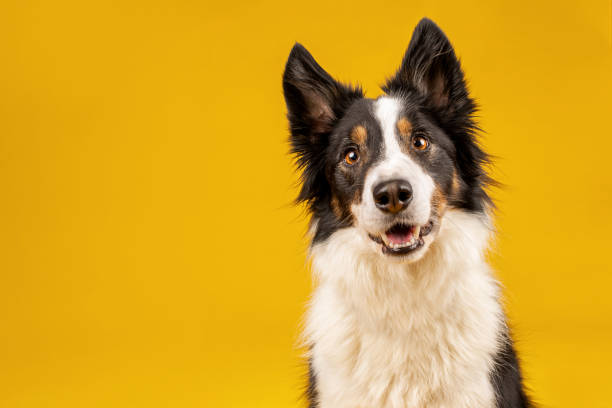
#> input picture test_folder/dog.jpg, 612 x 408 px, found by its file name
$ python 4_conventions.py
#> lines starting #> are read from the running program, lines starting #| are printed output that depends on the picture
import cv2
img = cv2.imread("c:/opencv/test_folder/dog.jpg")
#> img is the input picture: shape (408, 612, 3); mean B, G, R 40.1, 164.2, 213.3
print(img.shape)
#| (408, 612, 3)
width = 300
height = 400
dim= (width,height)
croped_img = img[0:200,200:300]
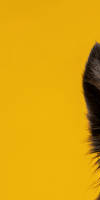
#> croped_img: shape (200, 100, 3); mean B, G, R 11.8, 164.9, 220.6
print(croped_img.shape)
#| (200, 100, 3)
resized_image = cv2.resize(img,dim)
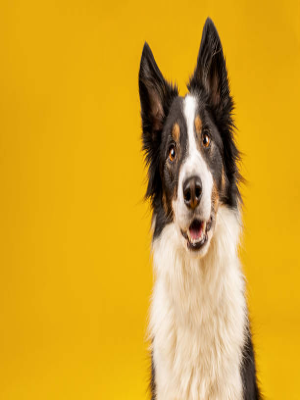
#> resized_image: shape (400, 300, 3); mean B, G, R 40.1, 164.2, 213.3
print(resized_image.shape)
#| (400, 300, 3)
cv2.imshow("dog",img)
cv2.imshow("resized_image",resized_image)
cv2.imshow("croped_image",croped_img)
cv2.waitKey(0)
